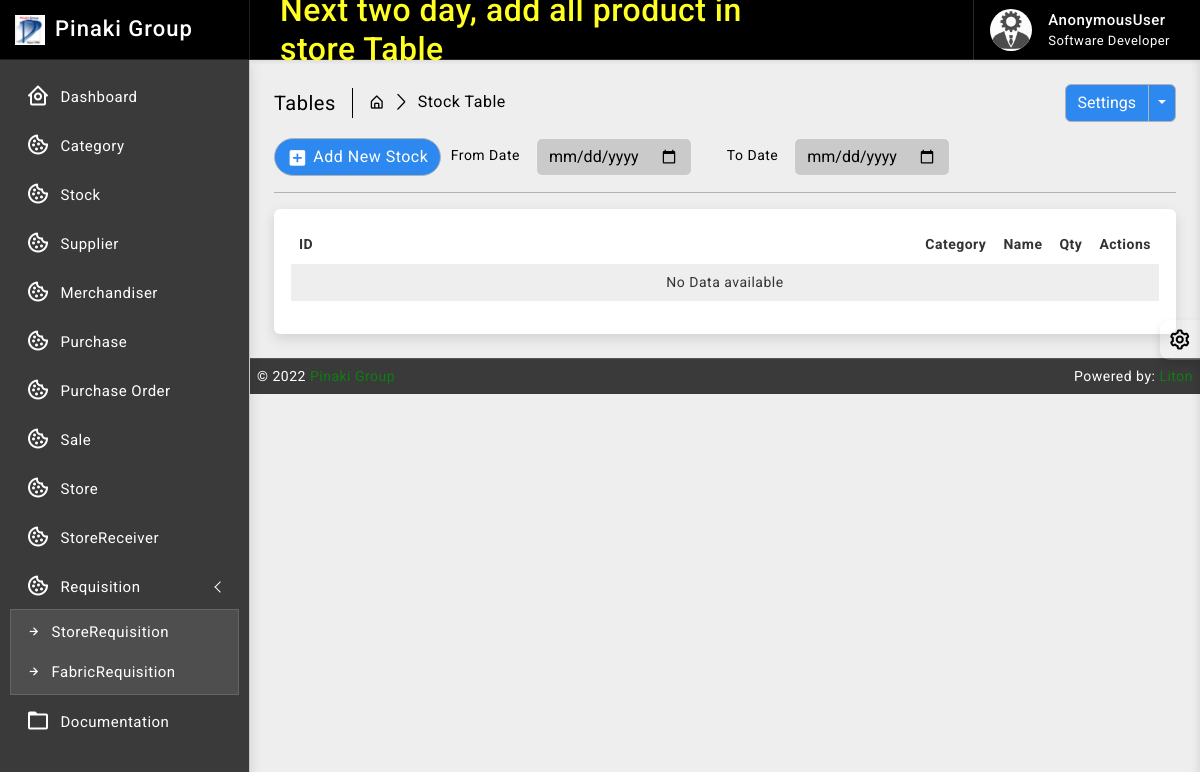
Before: /stock/ with the older database file.
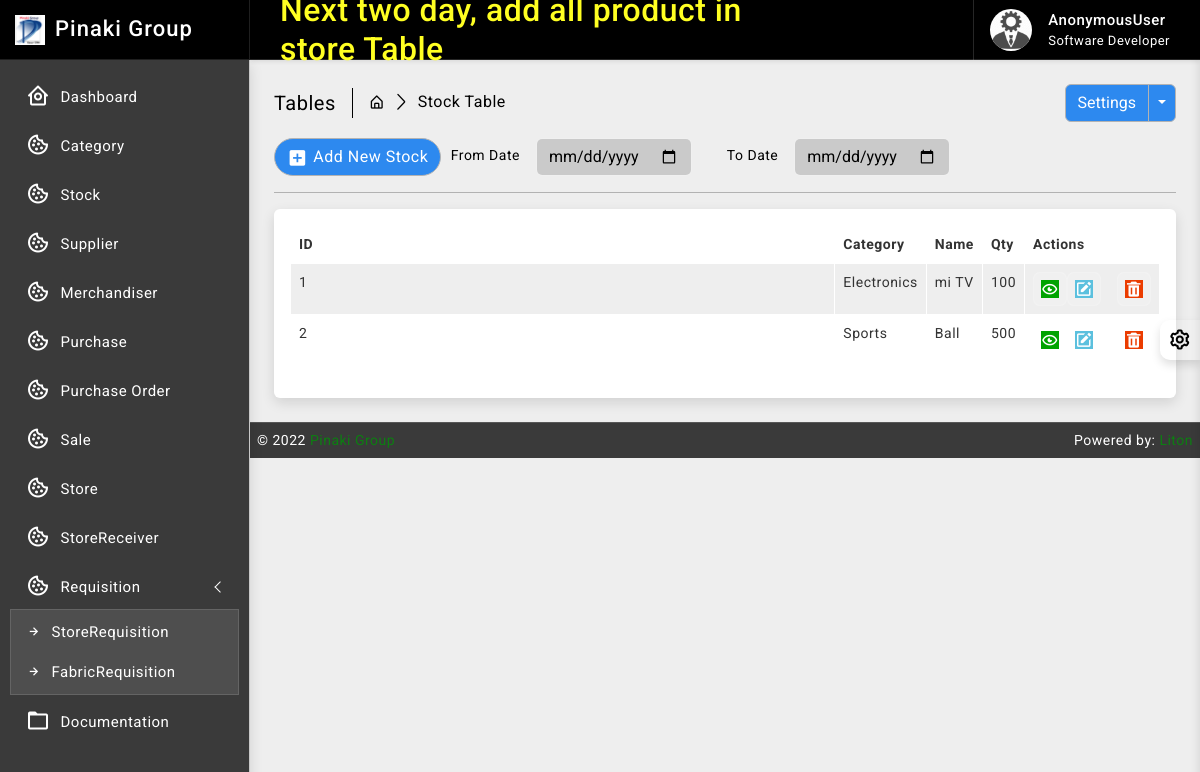
After: the same page with the newer database file.
### stock/models.py (models this page shows, shortened)
class Stock(models.Model):
    id = models.AutoField(primary_key=True)
    category = models.ForeignKey(Category, on_delete=models.CASCADE, blank=False)
    name = models.CharField(max_length=30, unique=True)
    quantity = models.IntegerField(default=1)
    is_deleted = models.BooleanField(default=False)

### category/models.py (models this page shows)
class Category(models.Model):
    id = models.AutoField(primary_key=True)
    name = models.CharField(max_length=64, null=True, unique=True, blank=True)
    created_at = models.DateTimeField(auto_now_add=True, auto_now=False)
    updated_at = models.DateTimeField(auto_now_add=False, auto_now=True)
    def __str__(self):
        return self.name

### stock/views.py (the view)
# urls.py: path('', views.StockListView.as_view(), name='stock_read'),
class StockListView(ListView):
    model = Stock
    template_name = 'stock/read.html'
    context_object_name = 'stocks'
    paginate_by = 10

### templates/stock/read.html (shortened to what this page needs)
{% extends 'base/base.html' %}
{% block body %}
{% load static %}
		<div class="page-wrapper">
			<div class="page-content">
				<div class="page-breadcrumb d-none d-sm-flex align-items-center mb-3">
					<div class="breadcrumb-title pe-3">Tables</div>
					<div class="ps-3">
						<nav aria-label="breadcrumb">
							<ol class="breadcrumb mb-0 p-0">
								<li class="breadcrumb-item"><a href="#"><i class="bx bx-home-alt"></i></a>
								</li>
								<li class="breadcrumb-item active" aria-current="page">Stock Table</li>
							</ol>
						</nav>
					</div>
					<div class="ms-auto">
						<div class="btn-group">
							<button type="button" class="btn btn-light">Settings</button>
							<button type="button" class="btn btn-light dropdown-toggle dropdown-toggle-split" data-bs-toggle="dropdown">	<span class="visually-hidden">Toggle Dropdown</span>
							</button>
						</div>
					</div>
				</div>
				<div class="col-md-9">
					<form class="float-md-end" method="POST">
						<div class="row row-cols-md-auto g-lg-3">
							<label for="fromdate" class="col-md-2 col-form-label text-md-end">From Date</label>
							<div class="col-md-4">
								<input type="date" name= "fromdate" class="form-control" id="fromdate">
							</div>
							<label for="todate" class="col-md-2 col-form-label text-md-end">To Date</label>
							<div class="col-md-4">
								<input type="date" name= "todate" class="form-control" id="todate">
							</div>
						</div>
					</form>
				</div>
                <div class="ms-auto"><a href="/stock/new/" class="btn btn-light radius-30 mt-2 mt-lg-0"><i class="bx bxs-plus-square"></i>Add New Stock</a></div>
				<hr/>
				<div class="card">
					<div class="card-body">
						<div class="table-responsive">
							<table id="example2" class="table table-striped table-bordered">
								<thead>
									<tr>
										<th>ID</th>
										<th>Category</th>
										<th>Name</th>
                                        <th>Qty</th>
										<th>Actions</th>
									</tr>
								</thead>
								<tbody>
									{% for data in stocks %}
									<tr>
									   <td>{{ data.id }}</td>
									   <td>{{ data.category }}</td>
									   <td>{{ data.name }}</td>
                                       <td>{{ data.quantity }}</td>
									   <td class="center">
										<div class="d-flex order-actions">
											<a class="" href="#">
												<i class="fadeIn animated bx bx-show-alt"></i>
											</a>
											<a class="" href="{% url 'stock_update' data.id %}">
												<i class='bx bxs-edit'></i>
											</a>
											<a class="ms-3" href="{% url 'stock_delete' data.id %}" onclick="return confirm('Are you sure?');">
												<i class='bx bxs-trash'></i>
											</a>
										</div>
									   </td>
									</tr>
								 {% endfor %}
								 {% if not stocks %}
								 <tr>
									 <td colspan="10" class="text-center">No Data available</td>
								 </tr>
								 {% endif %}
								</tbody>
							</table>
						</div>
					</div>
				</div>
			</div>
		</div>
{% endblock body %}

Changed rows visible on the page:
added Stock: id "1", category "Electronics", name "mi TV", quantity "100"
added Stock: id "2", category "Sports", name "Ball", quantity "500"
Other visible differences:
text no longer shown: "No Data available"
